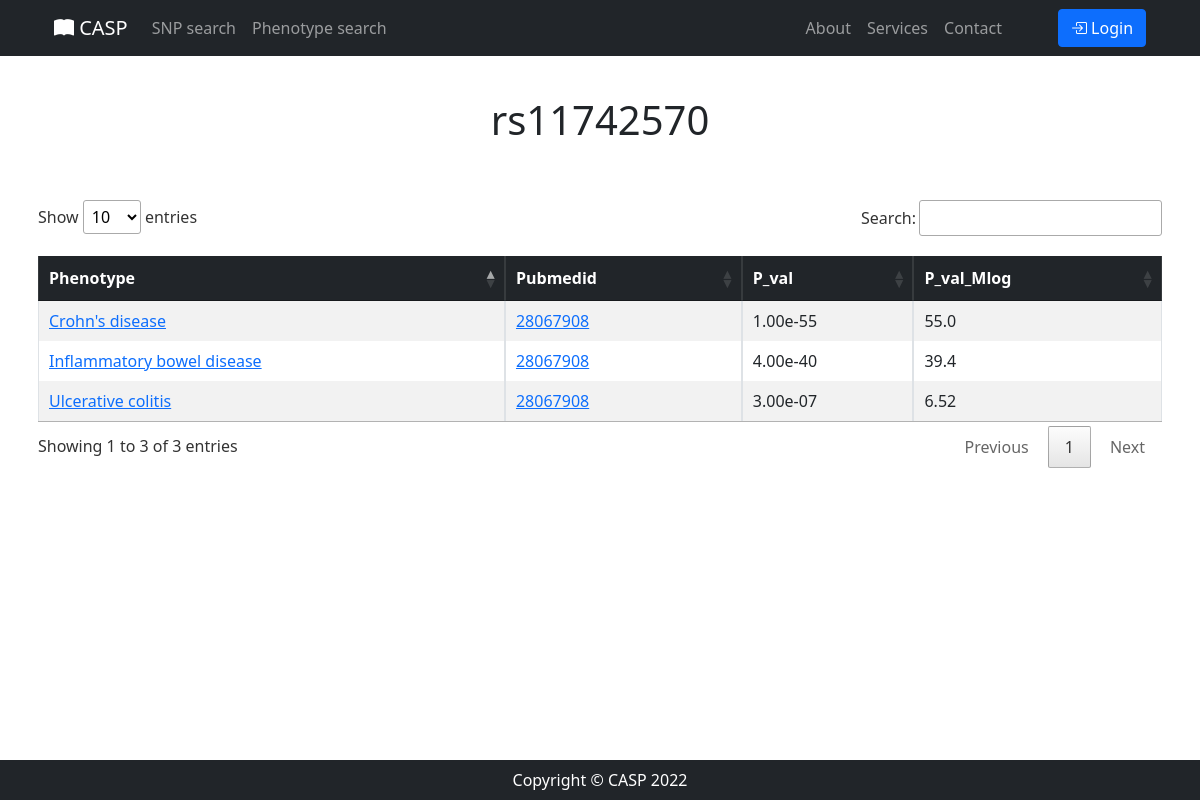
The page /snp/details/rs11742570/ on the database its author committed.
### SNP_App/models.py (models this page shows)
class Association(models.Model):
    SNP = models.ForeignKey(SNP, on_delete=models.CASCADE)
    Disease_trait = models.ForeignKey(DiseaseTrait, on_delete=models.CASCADE)
    Reference = models.ForeignKey(Reference, on_delete=models.CASCADE)
    Pvalue = models.FloatField()
    Neglog10pvalue = models.FloatField()

### SNP_App/views.py (the view)
# urls.py: path('snp/details/<str:rsid>/', views.snp_details),
def snp_details(request, rsid):
    snp_query = Association.objects.filter(SNP_id=rsid)
    return render(request, 'snp_details.html', {'details': snp_query, 'rsid': rsid, 'title': rsid})

### SNP_App/templates/snp_details.html (shortened to what this page needs)
{% extends 'base.html' %}
{% block content %}
    <h1 class="mt-5 pt-5 mb-5 text-center"> {{ rsid }} </h1>
    <div class="container p-2 mb-5">
        <table id="snp_details_table" class="table table-striped table-bordered">
            <thead class="table-dark">
                <th> Phenotype </th>
                <th> Pubmedid </th>
                <th> P_val </th>
                <th> P_val_Mlog </th>
            </thead>
            <tbody>
                {% for detail in details %}
                    <tr>
                    <td><a target="_blank" rel="noopener noreferrer"
                           href="/phenotype/details/{{ detail.Disease_trait_id }}/">
                            {{ detail.Disease_trait_id }} </a></td>
                    <td> <a target="_blank" rel="noopener noreferrer"
                            href="https://pubmed.ncbi.nlm.nih.gov/{{ detail.Reference_id }}/">
                            {{ detail.Reference_id }} </a></td>
                    <td>{{ detail.Pvalue|stringformat:".2e" }}</td>
                    <td>{{ detail.Neglog10pvalue }}</td>
                    </tr>
                {% endfor %}
            </tbody>
        </table>
    </div>
{% endblock content %}

### rows shown on the page
Association: Disease_trait_id "Crohn's disease", Reference_id "28067908", Pvalue "1.00e-55", Neglog10pvalue "55.0"
Association: Disease_trait_id "Ulcerative colitis", Reference_id "28067908", Pvalue "3.00e-07", Neglog10pvalue "6.52"
Association: Disease_trait_id "Inflammatory bowel disease", Reference_id "28067908", Pvalue "4.00e-40", Neglog10pvalue "39.4"

### other values the page prints
{{ rsid }} "rs11742570"
